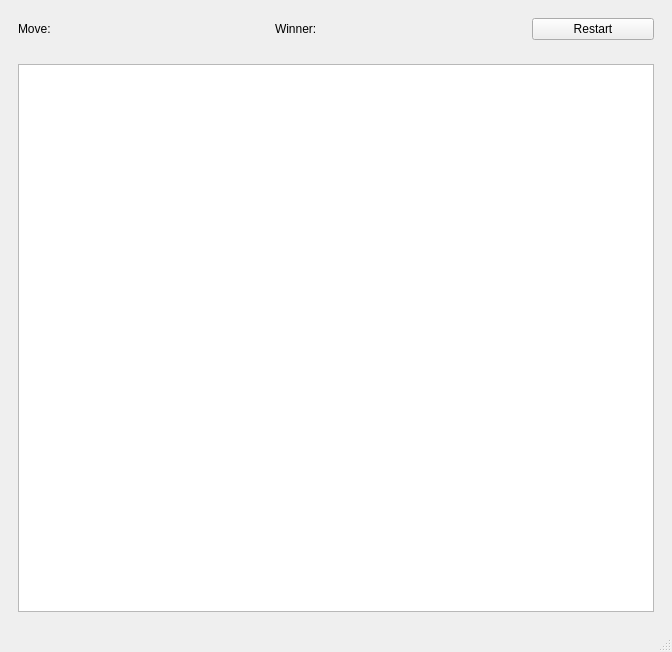
<?xml version="1.0" encoding="UTF-8"?>
<ui version="4.0">
 <class>MainWindow</class>
 <widget class="QMainWindow" name="MainWindow">
  <property name="geometry">
   <rect>
    <x>0</x>
    <y>0</y>
    <width>672</width>
    <height>652</height>
   </rect>
  </property>
  <property name="windowTitle">
   <string>MainWindow</string>
  </property>
  <widget class="QWidget" name="centralwidget">
   <layout class="QVBoxLayout" name="verticalLayout_2">
    <item>
     <widget class="QWidget" name="widget_2" native="true">
      <layout class="QHBoxLayout" name="horizontalLayout_2">
       <item>
        <layout class="QHBoxLayout" name="horizontalLayout">
         <item>
          <widget class="QLabel" name="label">
           <property name="text">
            <string>Move: </string>
           </property>
          </widget>
         </item>
         <item>
          <widget class="QLabel" name="move">
           <property name="text">
            <string/>
           </property>
          </widget>
         </item>
         <item>
          <widget class="QLabel" name="label_3">
           <property name="text">
            <string>Winner:</string>
           </property>
          </widget>
         </item>
         <item>
          <widget class="QLabel" name="winner">
           <property name="text">
            <string/>
           </property>
          </widget>
         </item>
         <item>
          <widget class="QPushButton" name="restart">
           <property name="text">
            <string>Restart</string>
           </property>
          </widget>
         </item>
        </layout>
       </item>
      </layout>
     </widget>
    </item>
    <item>
     <layout class="QVBoxLayout" name="verticalLayout">
      <item>
       <widget class="QWidget" name="widget" native="true">
        <layout class="QHBoxLayout" name="horizontalLayout_3">
         <item>
          <widget class="QGraphicsView" name="graphics_view"/>
         </item>
        </layout>
       </widget>
      </item>
     </layout>
    </item>
   </layout>
  </widget>
  <widget class="QMenuBar" name="menubar">
   <property name="geometry">
    <rect>
     <x>0</x>
     <y>0</y>
     <width>672</width>
     <height>26</height>
    </rect>
   </property>
  </widget>
  <widget class="QStatusBar" name="statusbar"/>
 </widget>
 <resources/>
 <connections/>
</ui>
